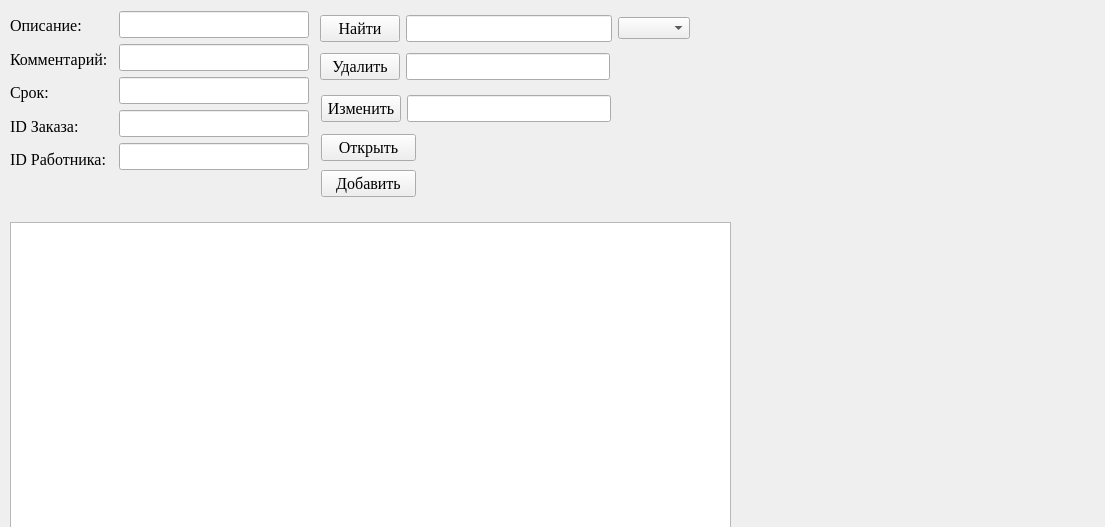
<?xml version="1.0" encoding="UTF-8"?>
<ui version="4.0">
 <class>Form</class>
 <widget class="QWidget" name="Form">
  <property name="geometry">
   <rect>
    <x>0</x>
    <y>0</y>
    <width>1105</width>
    <height>527</height>
   </rect>
  </property>
  <property name="windowTitle">
   <string>Zadaci</string>
  </property>
  <widget class="QWidget" name="layoutWidget">
   <property name="geometry">
    <rect>
     <x>119</x>
     <y>11</y>
     <width>190</width>
     <height>164</height>
    </rect>
   </property>
   <layout class="QVBoxLayout" name="verticalLayout">
    <item>
     <widget class="QLineEdit" name="leopisanie">
      <property name="font">
       <font>
        <family>Times New Roman</family>
        <pointsize>12</pointsize>
       </font>
      </property>
     </widget>
    </item>
    <item>
     <widget class="QLineEdit" name="lekommentariy">
      <property name="font">
       <font>
        <family>Times New Roman</family>
        <pointsize>12</pointsize>
       </font>
      </property>
     </widget>
    </item>
    <item>
     <widget class="QLineEdit" name="lesrok">
      <property name="font">
       <font>
        <family>Times New Roman</family>
        <pointsize>12</pointsize>
       </font>
      </property>
     </widget>
    </item>
    <item>
     <widget class="QLineEdit" name="leidzakaza">
      <property name="font">
       <font>
        <family>Times New Roman</family>
        <pointsize>12</pointsize>
       </font>
      </property>
     </widget>
    </item>
    <item>
     <widget class="QLineEdit" name="leidrabotnika">
      <property name="font">
       <font>
        <family>Times New Roman</family>
        <pointsize>12</pointsize>
       </font>
      </property>
     </widget>
    </item>
   </layout>
  </widget>
  <widget class="QTableWidget" name="twzadaci">
   <property name="geometry">
    <rect>
     <x>10</x>
     <y>222</y>
     <width>721</width>
     <height>331</height>
    </rect>
   </property>
  </widget>
  <widget class="QWidget" name="layoutWidget_3">
   <property name="geometry">
    <rect>
     <x>321</x>
     <y>131</y>
     <width>95</width>
     <height>71</height>
    </rect>
   </property>
   <layout class="QVBoxLayout" name="verticalLayout_2">
    <item>
     <widget class="QPushButton" name="pbopen">
      <property name="font">
       <font>
        <family>Times New Roman</family>
        <pointsize>12</pointsize>
       </font>
      </property>
      <property name="text">
       <string>Открыть</string>
      </property>
     </widget>
    </item>
    <item>
     <widget class="QPushButton" name="pbinsert">
      <property name="font">
       <font>
        <family>Times New Roman</family>
        <pointsize>12</pointsize>
       </font>
      </property>
      <property name="text">
       <string>Добавить</string>
      </property>
     </widget>
    </item>
   </layout>
  </widget>
  <widget class="QWidget" name="layoutWidget_2">
   <property name="geometry">
    <rect>
     <x>10</x>
     <y>12</y>
     <width>105</width>
     <height>161</height>
    </rect>
   </property>
   <layout class="QVBoxLayout" name="verticalLayout_3">
    <item>
     <widget class="QLabel" name="label_5">
      <property name="font">
       <font>
        <family>Times New Roman</family>
        <pointsize>12</pointsize>
       </font>
      </property>
      <property name="text">
       <string>Описание:</string>
      </property>
     </widget>
    </item>
    <item>
     <widget class="QLabel" name="label_2">
      <property name="font">
       <font>
        <family>Times New Roman</family>
        <pointsize>12</pointsize>
       </font>
      </property>
      <property name="text">
       <string>Комментарий:</string>
      </property>
     </widget>
    </item>
    <item>
     <widget class="QLabel" name="label">
      <property name="font">
       <font>
        <family>Times New Roman</family>
        <pointsize>12</pointsize>
       </font>
      </property>
      <property name="text">
       <string>Срок:</string>
      </property>
     </widget>
    </item>
    <item>
     <widget class="QLabel" name="label_4">
      <property name="font">
       <font>
        <family>Times New Roman</family>
        <pointsize>12</pointsize>
       </font>
      </property>
      <property name="text">
       <string>ID Заказа:</string>
      </property>
     </widget>
    </item>
    <item>
     <widget class="QLabel" name="label_3">
      <property name="font">
       <font>
        <family>Times New Roman</family>
        <pointsize>12</pointsize>
       </font>
      </property>
      <property name="text">
       <string>ID Работника:</string>
      </property>
     </widget>
    </item>
   </layout>
  </widget>
  <widget class="QWidget" name="layoutWidget_5">
   <property name="geometry">
    <rect>
     <x>320</x>
     <y>12</y>
     <width>370</width>
     <height>33</height>
    </rect>
   </property>
   <layout class="QHBoxLayout" name="horizontalLayout_4">
    <item>
     <widget class="QPushButton" name="pbfind">
      <property name="font">
       <font>
        <family>Times New Roman</family>
        <pointsize>12</pointsize>
       </font>
      </property>
      <property name="text">
       <string>Найти</string>
      </property>
     </widget>
    </item>
    <item>
     <widget class="QLineEdit" name="lefind">
      <property name="font">
       <font>
        <family>Times New Roman</family>
        <pointsize>12</pointsize>
       </font>
      </property>
     </widget>
    </item>
    <item>
     <widget class="QComboBox" name="cbfind"/>
    </item>
   </layout>
  </widget>
  <widget class="QWidget" name="layoutWidget_4">
   <property name="geometry">
    <rect>
     <x>321</x>
     <y>92</y>
     <width>290</width>
     <height>33</height>
    </rect>
   </property>
   <layout class="QHBoxLayout" name="horizontalLayout_2">
    <item>
     <widget class="QPushButton" name="pbchange">
      <property name="font">
       <font>
        <family>Times New Roman</family>
        <pointsize>12</pointsize>
       </font>
      </property>
      <property name="text">
       <string>Изменить</string>
      </property>
     </widget>
    </item>
    <item>
     <widget class="QLineEdit" name="lechange">
      <property name="font">
       <font>
        <family>Times New Roman</family>
        <pointsize>12</pointsize>
       </font>
      </property>
     </widget>
    </item>
   </layout>
  </widget>
  <widget class="QWidget" name="layoutWidget_6">
   <property name="geometry">
    <rect>
     <x>320</x>
     <y>50</y>
     <width>290</width>
     <height>33</height>
    </rect>
   </property>
   <layout class="QHBoxLayout" name="horizontalLayout_3">
    <item>
     <widget class="QPushButton" name="pbdelete">
      <property name="font">
       <font>
        <family>Times New Roman</family>
        <pointsize>12</pointsize>
       </font>
      </property>
      <property name="text">
       <string>Удалить</string>
      </property>
     </widget>
    </item>
    <item>
     <widget class="QLineEdit" name="ledelete">
      <property name="font">
       <font>
        <family>Times New Roman</family>
        <pointsize>12</pointsize>
       </font>
      </property>
     </widget>
    </item>
   </layout>
  </widget>
 </widget>
 <resources/>
 <connections/>
</ui>
